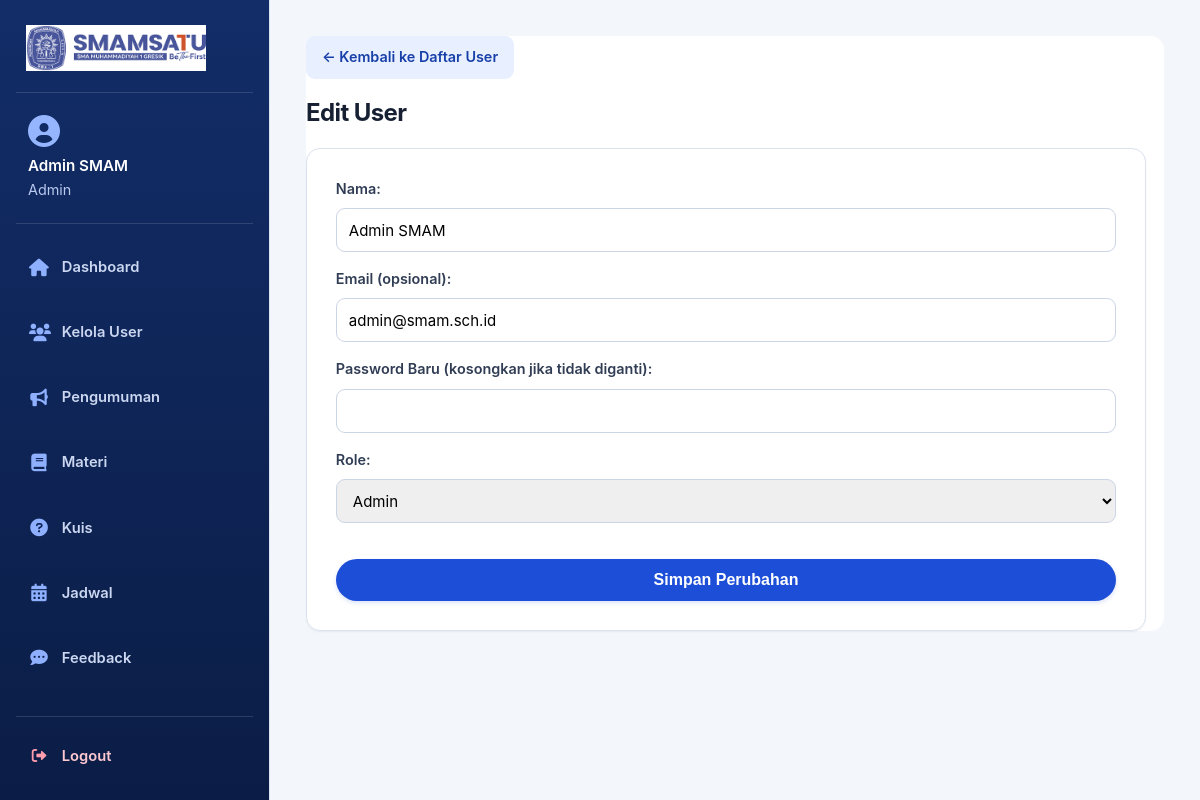
Page /users/edit.php?id=1 (signed in) on the committed database.
### tables this page shows
CREATE TABLE IF NOT EXISTS users (
    id INT AUTO_INCREMENT PRIMARY KEY,
    name VARCHAR(150) NOT NULL,
    email VARCHAR(150) NOT NULL UNIQUE,
    password VARCHAR(255) NOT NULL,
    role ENUM('admin', 'teacher', 'student') NOT NULL DEFAULT 'student',
    class VARCHAR(100) NULL,
    subject VARCHAR(100) NULL,
    nis VARCHAR(50) NULL UNIQUE,
    created_at TIMESTAMP DEFAULT CURRENT_TIMESTAMP
);

### users/edit.php (the view, shortened to what this page needs)
<?php
require '../includes/db.php';
$id = $_GET['id'] ?? null;
$stmt = $pdo->prepare("SELECT * FROM users WHERE id=?");
$stmt->execute([$id]);
$user = $stmt->fetch(PDO::FETCH_ASSOC);
?>
<!DOCTYPE html>
<html lang="id">
<head>
    <link rel="stylesheet" href="https://cdnjs.cloudflare.com/ajax/libs/font-awesome/6.0.0-beta3/css/all.min.css">
    <link rel="stylesheet" href="../assets/css/style.css">
    <link href="https://cdn.jsdelivr.net/npm/select2@4.1.0-rc.0/dist/css/select2.min.css" rel="stylesheet" />
</head>
<body class="app-layout">
    <?php include '../layout/sidebar.php'; ?>
    <main class="main-content">
        <div class="container">
            <a href="list.php" class="back-link">&larr; Kembali ke Daftar User</a>
            <h2>Edit User</h2>
            <form method="post">
                <div class="form-group"><label>Nama:</label><input type="text" name="name" value="<?= htmlspecialchars($user['name']) ?>" required></div>
                <div class="form-group"><label>Email (opsional):</label><input type="email" name="email" value="<?= htmlspecialchars($user['email'] ?? '') ?>"></div>
                <div class="form-group"><label>Password Baru (kosongkan jika tidak diganti):</label><input type="password" name="password"></label></div>
                <div class="form-group">
                    <label>Role:</label>
                    <select name="role" id="role" required>
                        <option value="admin" <?= $user['role'] === 'admin' ? 'selected' : '' ?>>Admin</option>
                    </select>
                </div>
                <button type="submit">Simpan Perubahan</button>
            </form>
        </div>
    </main>
</body>
</html>

### rows in the picture
users: name "Admin SMAM", email "admin@smam.sch.id", role "Admin"

### other values in the picture
$_SESSION['name'] "Admin SMAM"
$_SESSION['role'] "Admin"
$label "Dashboard Kelola User Pengumuman Materi Kuis Jadwal Feedback"
